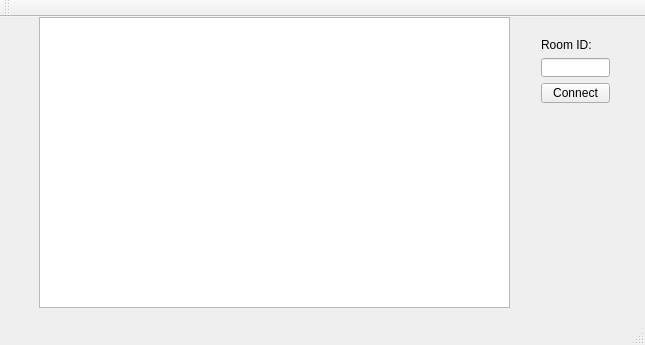
<?xml version="1.0" encoding="UTF-8"?>
<ui version="4.0">
 <class>DouyuMainWindow</class>
 <widget class="QMainWindow" name="DouyuMainWindow">
  <property name="geometry">
   <rect>
    <x>0</x>
    <y>0</y>
    <width>645</width>
    <height>345</height>
   </rect>
  </property>
  <property name="windowTitle">
   <string>Douyu</string>
  </property>
  <widget class="QWidget" name="centralWidget">
   <widget class="QTableView" name="tableView">
    <property name="geometry">
     <rect>
      <x>39</x>
      <y>0</y>
      <width>471</width>
      <height>291</height>
     </rect>
    </property>
   </widget>
   <widget class="QWidget" name="verticalLayoutWidget">
    <property name="geometry">
     <rect>
      <x>530</x>
      <y>10</y>
      <width>91</width>
      <height>87</height>
     </rect>
    </property>
    <layout class="QVBoxLayout" name="verticalLayout">
     <item>
      <widget class="QLabel" name="label">
       <property name="text">
        <string>&lt;html&gt;&lt;head/&gt;&lt;body&gt;&lt;p&gt;Room ID:&lt;/p&gt;&lt;/body&gt;&lt;/html&gt;</string>
       </property>
      </widget>
     </item>
     <item>
      <widget class="QLineEdit" name="lineEdit"/>
     </item>
     <item>
      <widget class="QPushButton" name="okButton">
       <property name="text">
        <string>Connect</string>
       </property>
      </widget>
     </item>
    </layout>
   </widget>
  </widget>
  <widget class="QMenuBar" name="menuBar">
   <property name="geometry">
    <rect>
     <x>0</x>
     <y>0</y>
     <width>645</width>
     <height>29</height>
    </rect>
   </property>
  </widget>
  <widget class="QToolBar" name="mainToolBar">
   <attribute name="toolBarArea">
    <enum>TopToolBarArea</enum>
   </attribute>
   <attribute name="toolBarBreak">
    <bool>false</bool>
   </attribute>
  </widget>
  <widget class="QStatusBar" name="statusBar"/>
 </widget>
 <layoutdefault spacing="6" margin="11"/>
 <resources/>
 <connections/>
</ui>
